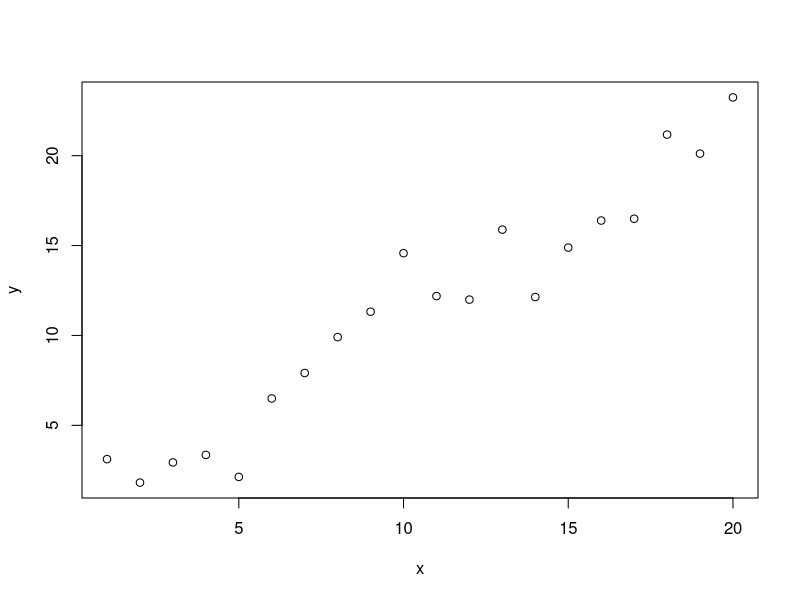
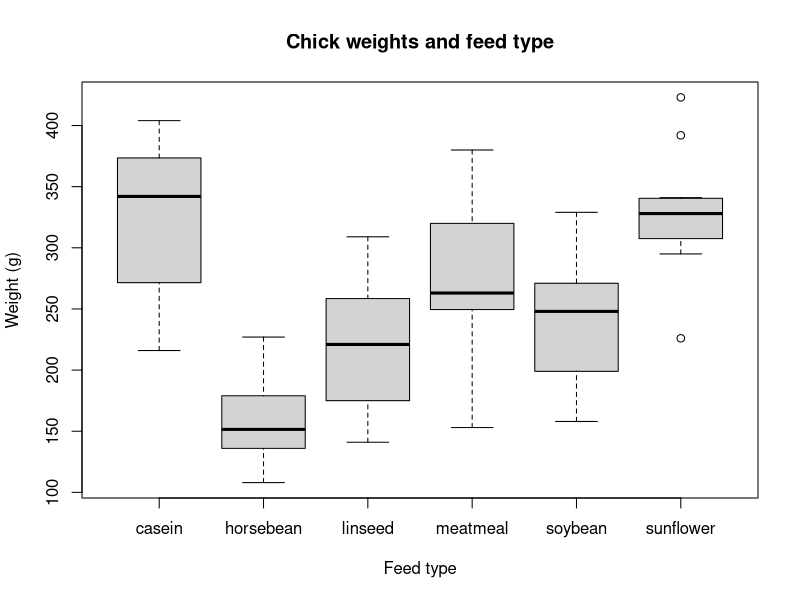

The R source for these figures, in order: (Note: this script raises an error after producing the figures.)
## ---- chunk 1
x <- 1 + 1
x
## ---- chunk 2
x <- c(1:20)
y <- x + rnorm(20,sd = 2.5)
plot(x,y)
## ---- chunk 3
boxplot(weight~feed,data=chickwts,ylab = "Weight (g)",xlab = "Feed type",main = "Chick weights and feed type")
## ---- chunk 4
4 + 7
## ---- chunk 5
x <- 4
x

rm(x)
x

## ---- chunk 6
x <- 4
x + 7

## ---- chunk 7
x <- 4
y <- 7
x + y

## ---- chunk 8
hello

"hello"

"hello world"
## ---- chunk 9
x <- "Martin has a bushy beard"
x
## ---- chunk 10
x <- "cats"
y <- "dogs"

x + y

"1" + "2"

## ---- chunk 11
x <- c(6,7,8)
x

y <- c(1:10)
y

z <- c("cats","cats","dogs")
z

## ---- chunk 12

x <- c(1,2,"cats")
x

## ---- chunk 13
x <- c(1:10)
x/2

y <- c(101:110)
z <- x*y
z
## ---- chunk 14
x <- c(1,2,4,4,4,5)

x[5]
x[c(4:6)]

## ---- chunk 15
x <- "Martin has a bushy beard"
x[1]
x[2]
## ---- chunk 16
x <- c("Martin","has","a","bushy","beard")
x[1]
x[2]
x[c(3:5)]
## ---- chunk 17
x <- matrix(0,ncol = 6,nrow = 2)
x

x <- matrix(c(1:12),ncol = 4,nrow = 3)
x
## ---- chunk 18

x <- c("cats","cats","cats","cats","dogs","dogs")
m <- matrix(x,
            ncol = 3,nrow = 2)
m

m <- matrix(x,
            ncol = 3,nrow = 2,byrow = T)
m
## ---- chunk 19
m
m[2,]
m[,3]
## ---- chunk 20
m
m[2,3]
## ---- chunk 21
x <- seq(from = 0,to = 1000,by = 100)
str(x)
sum(x)
length(x)

## ---- chunk 22
?mean
## ---- chunk 23

x <- c("red","red","red","blue","blue","green")
str(x)

x1 <- factor(x)
str(x1)
## ---- chunk 24
Sweet_colours <- c("Red","Purple","Yellow","Green")
Number_eaten <- c(21,18,3,4)
Number_left <- c(0,1,20,23)

sweets <- data.frame(Sweet_colours,Number_eaten,Number_left)

sweets
## ---- chunk 25
str(sweets)

nrow(sweets)

ncol(sweets)
## ---- chunk 26
sweets[2,]
sweets[,2]
sweets[2,2]
## ---- chunk 27
sweets$Sweet_colours
sweets[,"Sweet_colours"]
## ---- chunk 28
plot(Number_left~Number_eaten,data = sweets,
     xlab = "Number of sweets eaten",
     ylab = "Number of sweets left")
